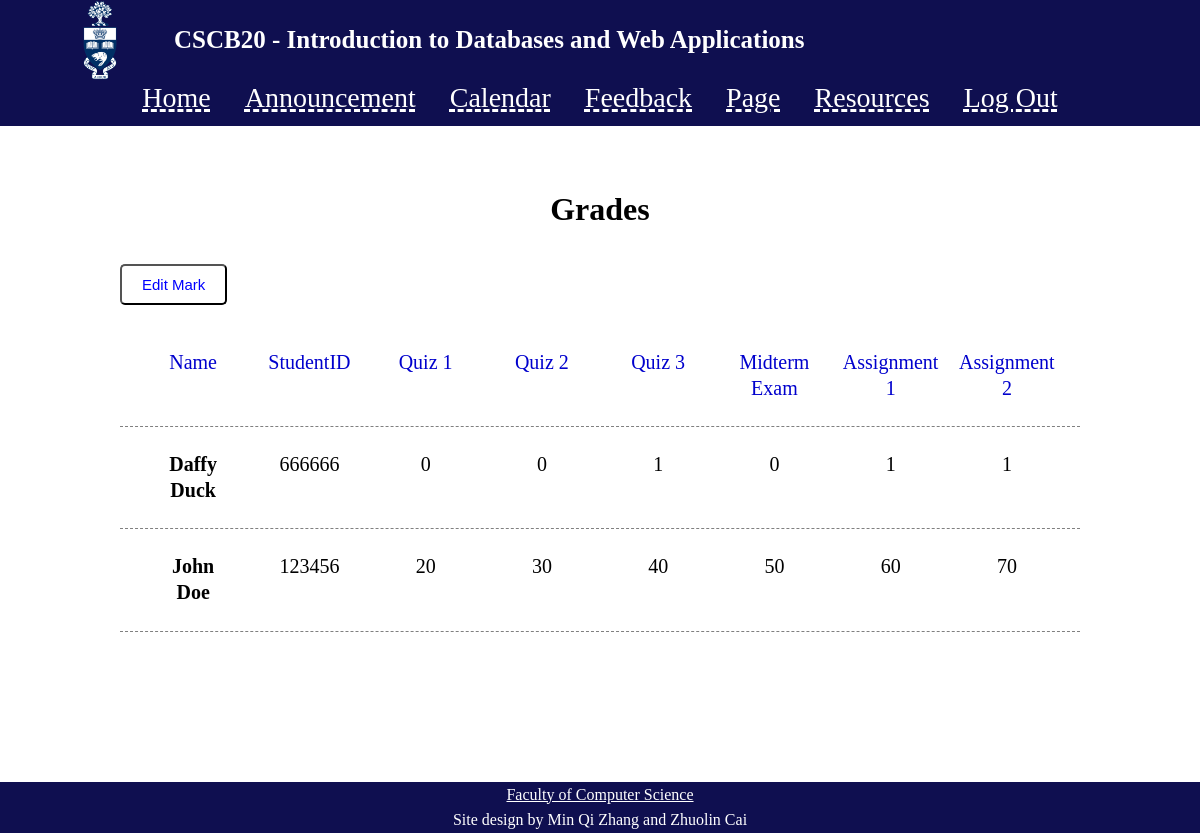
Page /instructor/view_grades (signed in) on the committed database.
### tables this page shows
CREATE TABLE "marks" (
	"SID"	TEXT UNIQUE,
	"quiz1"	INTEGER,
	"quiz2"	INTEGER,
	"quiz3"	INTEGER,
	"midterm"	INTEGER,
	"A1"	INTEGER,
	"A2"	INTEGER,
	"firstName"	TEXT,
	"lastName"	TEXT,
	"username"	INTEGER
);

### app.py (the view)
@app.route('/instructor/view_grades')
def igrades():
	if 'username' in session:
		if session.get('usertype') == 'instructor':
			sql1 = """
					SELECT *
					FROM marks
					"""
			results = db.engine.execute(text(sql1))
			return render_template('igrades.html', data=results)
	return render_template('warnings.html', warning='notlogin')

### templates/igrades.html (shortened to what this page needs)
<!DOCTYPE <!DOCTYPE html>
<html>
<head>
    <link rel="stylesheet" href="{{ url_for('static', filename='ifeedback.css') }}">
    <link rel="stylesheet" href="{{ url_for('static', filename='basic_style.css') }}">
</head>
<body>
    <header id="main-header">
        <div class="container">
            <img src="../static/ut-logo.png">
            <b>CSCB20 - Introduction to Databases and Web Applications</b>
        </div>
    </header>
    <nav id="navbar">
        <div class="container">
            <ul>
                <li><a href="/index">Home</a></li>
                <li><a href="/announcement">Announcement</a></li>
                <li><a href="/calendar">Calendar</a></li>
                <li><a href="/student/feedback">Feedback</a></li>
                <li><a href="/">Page</a></li>
                <li><a href="/resources">Resources</a>
                </li>
                <li><a href="/logout">Log Out</a></li>
            </ul>
        </div>
    </nav>
    <div class="blank"></div>
    <div class="container">
        <h1 class="centre">Grades</h1>
    </div>
    <div class="container4">
        <p>
            <button onclick="location.href='/editmark'">Edit Mark</button>
        </p>
    </div>
    <div class="container4">
            <div class="box">
                <div class="ques">Name</div>
                <div class="ques">StudentID</div>
                <div class="ques">Quiz 1</div>
                <div class="ques">Quiz 2</div>
                <div class="ques">Quiz 3</div>
                <div class="ques">Midterm Exam</div>
                <div class="ques">Assignment 1</div>
                <div class="ques">Assignment 2</div>
            </div>
        </div>
    <div class="container4">
        {% for row in data %}
            <div class="box">
                <div><b>{{row.firstName}} </br> {{row.lastName}}</b></div>
                <div>{{row.SID}}</div>
                <div>{{row.quiz1}}</div>
                <div>{{row.quiz2}}</div>
                <div>{{row.quiz3}}</div>
                <div>{{row.midterm}}</div>
                <div>{{row.A1}}</div>
                <div>{{row.A2}}</div>
            </div>
        {% endfor %}
    </div>
    <div class="blank"></div>
    <div class="blank"></div>
    <div class="blank"></div>
    <footer id="main-footer">
        <div>
            <a href="http://web.cs.toronto.edu/">Faculty of Computer Science</a>
        </div>
        Site design by Min Qi Zhang and Zhuolin Cai
    </footer>
</body>
</html>

### static/ifeedback.css (style rules this page uses)
.centre { text-align: center; }
.container4 { width: 80%; margin: auto; overflow: hidden; text-align: auto; font-size: 20px; }
@media (min-width:500px) { .box { display: flex; justify-content: space-evenly; padding: 15px; border-bottom: 1px dashed gray; } }
.box div { flex-basis: 0; flex-grow: 1; text-align: center; padding: 10px; }
.ques { color: mediumblue; }
button { border-radius: 5px; padding: 10px 20px; font-size: 15px; background-color: white; color: blue; font: bold; }

### static/basic_style.css (style rules this page uses)
body { background-color: white; color: black; margin: 0px; font-family: 'Times New Roman', Times, serif; font-size: 16px; line-height: 1.6em; }
img { width: 80px; vertical-align: middle; }
.blank { padding-top: 50px; }
#main-header { width: 100%; position: fixed; background-color: rgb(15, 15, 80); color: white; }
#main-header b { padding-left: 30px; font-size: 25px; vertical-align: middle; }
#navbar { text-align: center; width: 100%; padding-top: 70px; background: rgb(15, 15, 80); }
#navbar ul { margin: 0; padding: 0; list-style: none; background-color: rgb(15, 15, 80); }
#navbar ul li { display: inline-block; padding: 15px; background-color: rgb(15, 15, 80); }
#navbar a { text-decoration-style: dashed; color: white; font-size: 28px; }
#main-footer { background: rgb(15, 15, 80); color: white; text-align: center; position: relative; }
#main-footer a { color: white; }
.container { width: 90%; margin: auto; overflow: hidden; }
.container a { color: tomato; }

### rows in the picture
marks: firstName "Daffy", lastName "Duck", SID "666666", quiz1 "0", quiz2 "0", quiz3 "1", midterm "0", A1 "1", A2 "1"
marks: firstName "John", lastName "Doe", SID "123456", quiz1 "20", quiz2 "30", quiz3 "40", midterm "50", A1 "60", A2 "70"
